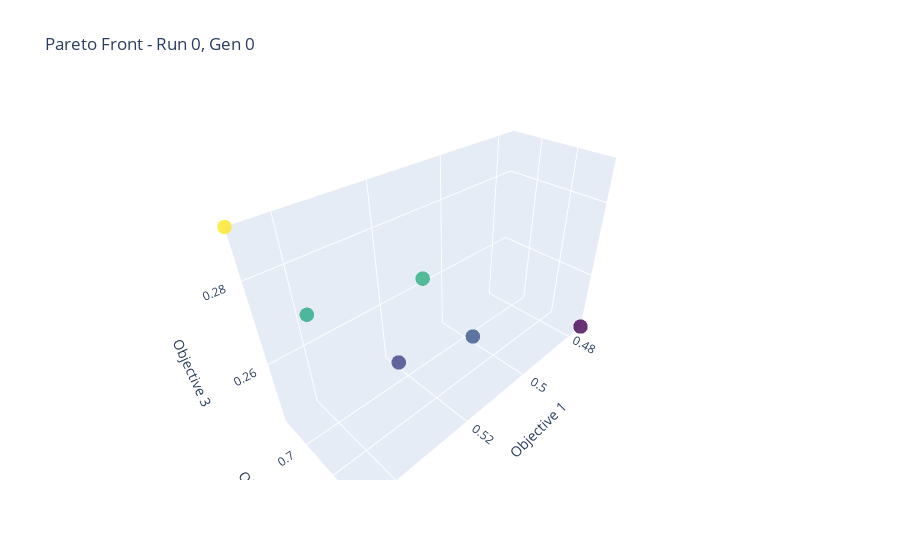
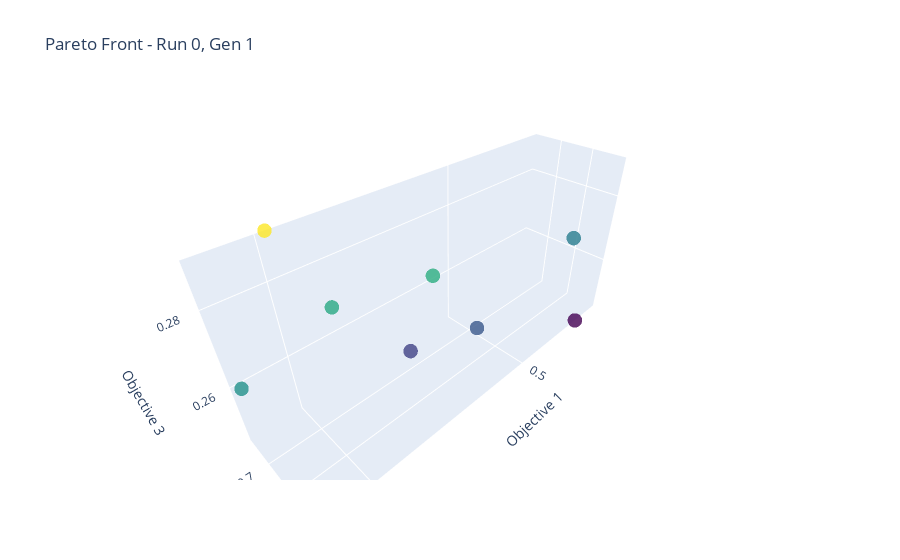
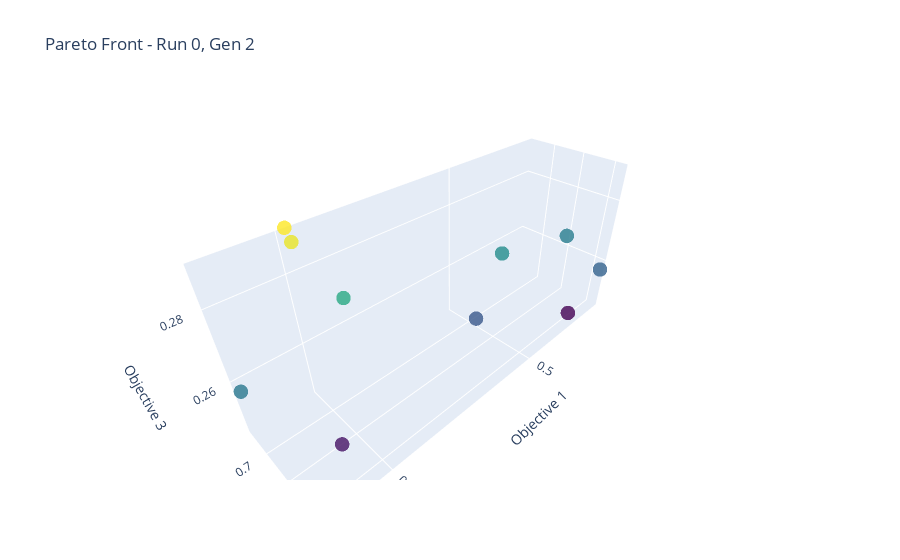
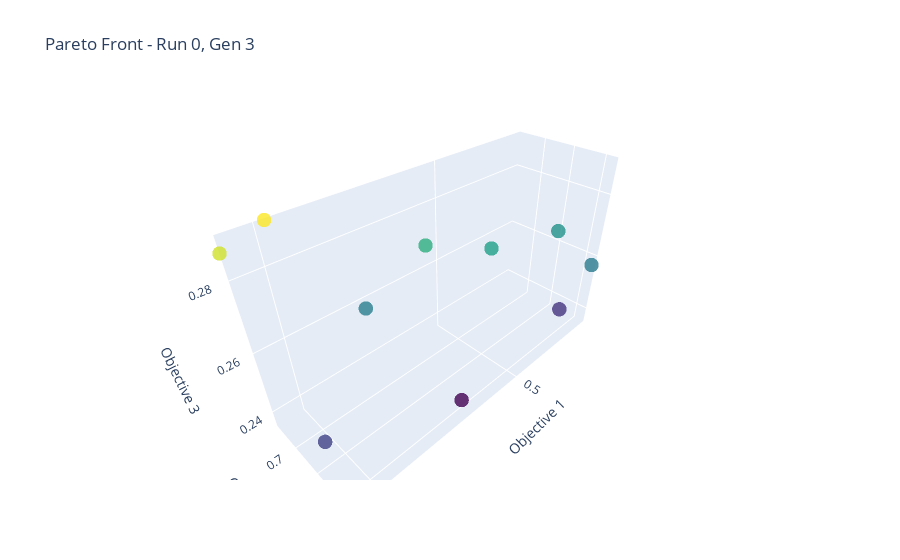

The code cell stored with these charts, in order, in its notebook:
### Code cell
import plotly.graph_objects as go

# Choose a generation and run
# gen_idx = 0
# run_idx = 0

for run_idx in range(len(all_runs_fronts)):
    for gen_idx in range(len(all_runs_fronts[run_idx])):
        
        front = all_runs_fronts[run_idx][gen_idx]

        fig = go.Figure(data=[go.Scatter3d(
            x=front[:, 0],
            y=front[:, 1],
            z=front[:, 2],
            mode='markers',
            marker=dict(
                size=5,
                color=front[:, 2],  # Color by third objective
                colorscale='Viridis',
                opacity=0.8
            )
        )])

        min_x = get_min_objective_value(run_idx, gen_idx, 0)
        max_x = get_max_objective_value(run_idx, gen_idx, 0)
        min_y = get_min_objective_value(run_idx, gen_idx, 1)
        max_y = get_max_objective_value(run_idx, gen_idx, 1)
        min_z = get_min_objective_value(run_idx, gen_idx, 2)
        max_z = get_max_objective_value(run_idx, gen_idx, 2)
        
        fig.update_layout(
            title=f"Pareto Front - Run {run_idx}, Gen {gen_idx}",
            scene=dict(
                xaxis=dict(title="Objective 1", range=[min_x, max_x]),
                yaxis=dict(title="Objective 2", range=[min_y, max_y]),
                zaxis=dict(title="Objective 3", range=[min_z, max_z])
            )
        )

        fig.show()

### Figure 1 — Plotly figure (JSON) as saved in the notebook; plotly's stock layout.template omitted (floating-point values rounded to 4 significant figures)
{"data": [{"marker": {"color": [0.256, 0.2905, 0.2715, 0.2725, 0.243, 0.2525], "colorscale": [[0, "#440154"], [0.1111, "#482878"], [0.2222, "#3e4989"], [0.3333, "#31688e"], [0.4444, "#26828e"], [0.5556, "#1f9e89"], [0.6667, "#35b779"], [0.7778, "#6ece58"], [0.8889, "#b5de2b"], [1, "#fde725"]], "opacity": 0.8, "size": 5}, "mode": "markers", "type": "scatter3d", "x": [0.5096, 0.548, 0.5403, 0.5179, 0.4742, 0.5246], "y": [0.7112, 0.6913, 0.6969, 0.7043, 0.7195, 0.7028], "z": [0.256, 0.2905, 0.2715, 0.2725, 0.243, 0.2525]}], "layout": {"scene": {"xaxis": {"range": [0.4742, 0.548], "title": {"text": "Objective 1"}}, "yaxis": {"range": [0.6913, 0.7195], "title": {"text": "Objective 2"}}, "zaxis": {"range": [0.243, 0.2905], "title": {"text": "Objective 3"}}}, "title": {"text": "Pareto Front - Run 0, Gen 0"}}}

### Figure 2 — Plotly figure (JSON) as saved in the notebook; plotly's stock layout.template omitted (floating-point values rounded to 4 significant figures)
{"data": [{"marker": {"color": [0.256, 0.2905, 0.2715, 0.2725, 0.243, 0.2525, 0.267, 0.263], "colorscale": [[0, "#440154"], [0.1111, "#482878"], [0.2222, "#3e4989"], [0.3333, "#31688e"], [0.4444, "#26828e"], [0.5556, "#1f9e89"], [0.6667, "#35b779"], [0.7778, "#6ece58"], [0.8889, "#b5de2b"], [1, "#fde725"]], "opacity": 0.8, "size": 5}, "mode": "markers", "type": "scatter3d", "x": [0.5096, 0.548, 0.5403, 0.5179, 0.4742, 0.5246, 0.563, 0.4637], "y": [0.7112, 0.6913, 0.6969, 0.7043, 0.7195, 0.7028, 0.7008, 0.7089], "z": [0.256, 0.2905, 0.2715, 0.2725, 0.243, 0.2525, 0.267, 0.263]}], "layout": {"scene": {"xaxis": {"range": [0.4637, 0.563], "title": {"text": "Objective 1"}}, "yaxis": {"range": [0.6913, 0.7195], "title": {"text": "Objective 2"}}, "zaxis": {"range": [0.243, 0.2905], "title": {"text": "Objective 3"}}}, "title": {"text": "Pareto Front - Run 0, Gen 1"}}}

### Figure 3 — Plotly figure (JSON) as saved in the notebook; plotly's stock layout.template omitted (floating-point values rounded to 4 significant figures)
{"data": [{"marker": {"color": [0.258, 0.262, 0.263, 0.2905, 0.243, 0.289, 0.2715, 0.2455, 0.266, 0.256], "colorscale": [[0, "#440154"], [0.1111, "#482878"], [0.2222, "#3e4989"], [0.3333, "#31688e"], [0.4444, "#26828e"], [0.5556, "#1f9e89"], [0.6667, "#35b779"], [0.7778, "#6ece58"], [0.8889, "#b5de2b"], [1, "#fde725"]], "opacity": 0.8, "size": 5}, "mode": "markers", "type": "scatter3d", "x": [0.4666, 0.5678, 0.4637, 0.548, 0.4742, 0.5488, 0.5403, 0.555, 0.4912, 0.5096], "y": [0.7235, 0.6978, 0.7089, 0.6913, 0.7195, 0.6951, 0.6969, 0.7118, 0.7043, 0.7112], "z": [0.258, 0.262, 0.263, 0.2905, 0.243, 0.289, 0.2715, 0.2455, 0.266, 0.256]}], "layout": {"scene": {"xaxis": {"range": [0.4637, 0.5678], "title": {"text": "Objective 1"}}, "yaxis": {"range": [0.6913, 0.7235], "title": {"text": "Objective 2"}}, "zaxis": {"range": [0.243, 0.2905], "title": {"text": "Objective 3"}}}, "title": {"text": "Pareto Front - Run 0, Gen 2"}}}

### Figure 4 — Plotly figure (JSON) as saved in the notebook; plotly's stock layout.template omitted (floating-point values rounded to 4 significant figures)
{"data": [{"marker": {"color": [0.2345, 0.258, 0.2865, 0.263, 0.2905, 0.266, 0.2695, 0.243, 0.2455, 0.2585], "colorscale": [[0, "#440154"], [0.1111, "#482878"], [0.2222, "#3e4989"], [0.3333, "#31688e"], [0.4444, "#26828e"], [0.5556, "#1f9e89"], [0.6667, "#35b779"], [0.7778, "#6ece58"], [0.8889, "#b5de2b"], [1, "#fde725"]], "opacity": 0.8, "size": 5}, "mode": "markers", "type": "scatter3d", "x": [0.5176, 0.4666, 0.5578, 0.4637, 0.548, 0.4912, 0.5075, 0.4742, 0.555, 0.5284], "y": [0.7184, 0.7235, 0.6906, 0.7089, 0.6913, 0.7043, 0.6942, 0.7195, 0.7118, 0.6932], "z": [0.2345, 0.258, 0.2865, 0.263, 0.2905, 0.266, 0.2695, 0.243, 0.2455, 0.2585]}], "layout": {"scene": {"xaxis": {"range": [0.4637, 0.5578], "title": {"text": "Objective 1"}}, "yaxis": {"range": [0.6906, 0.7235], "title": {"text": "Objective 2"}}, "zaxis": {"range": [0.2345, 0.2905], "title": {"text": "Objective 3"}}}, "title": {"text": "Pareto Front - Run 0, Gen 3"}}}
